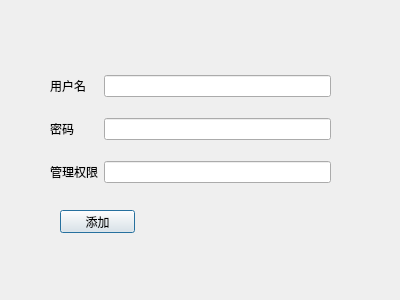
<?xml version="1.0" encoding="UTF-8"?>
<ui version="4.0">
 <class>add_user_Dialog</class>
 <widget class="QDialog" name="add_user_Dialog">
  <property name="geometry">
   <rect>
    <x>0</x>
    <y>0</y>
    <width>400</width>
    <height>300</height>
   </rect>
  </property>
  <property name="windowTitle">
   <string>Dialog</string>
  </property>
  <widget class="QPushButton" name="Send_user_pushButton">
   <property name="geometry">
    <rect>
     <x>60</x>
     <y>210</y>
     <width>75</width>
     <height>23</height>
    </rect>
   </property>
   <property name="text">
    <string>添加</string>
   </property>
  </widget>
  <widget class="QWidget" name="layoutWidget_2">
   <property name="geometry">
    <rect>
     <x>50</x>
     <y>60</y>
     <width>281</width>
     <height>141</height>
    </rect>
   </property>
   <layout class="QGridLayout" name="gridLayout_4">
    <item row="1" column="2">
     <widget class="QLineEdit" name="user_password_lineEdit"/>
    </item>
    <item row="0" column="2">
     <widget class="QLineEdit" name="user_name_lineEdit"/>
    </item>
    <item row="1" column="0">
     <widget class="QLabel" name="label">
      <property name="text">
       <string>密码</string>
      </property>
     </widget>
    </item>
    <item row="0" column="0">
     <widget class="QLabel" name="label_2">
      <property name="text">
       <string>用户名</string>
      </property>
     </widget>
    </item>
    <item row="2" column="2">
     <widget class="QLineEdit" name="user_power_lineEdit"/>
    </item>
    <item row="2" column="0">
     <widget class="QLabel" name="label_6">
      <property name="text">
       <string>管理权限</string>
      </property>
     </widget>
    </item>
   </layout>
  </widget>
 </widget>
 <resources/>
 <connections/>
</ui>
